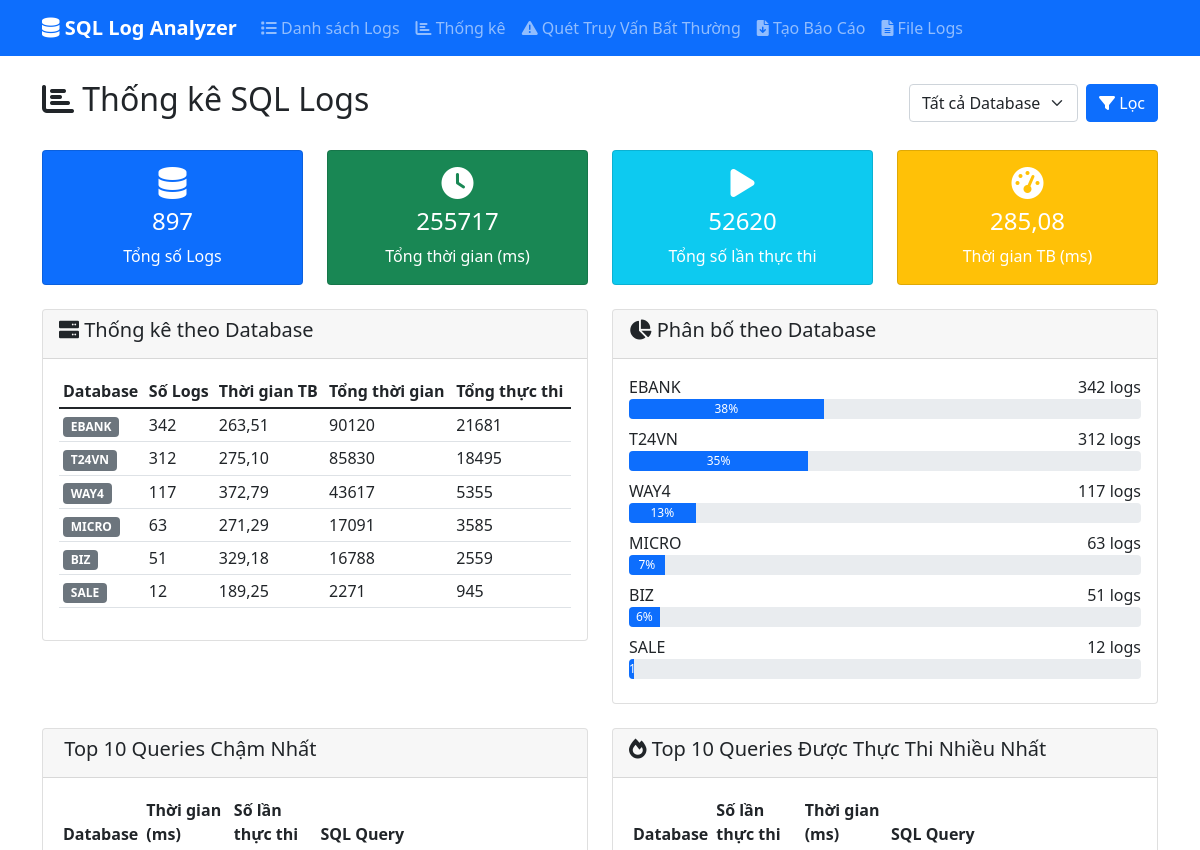
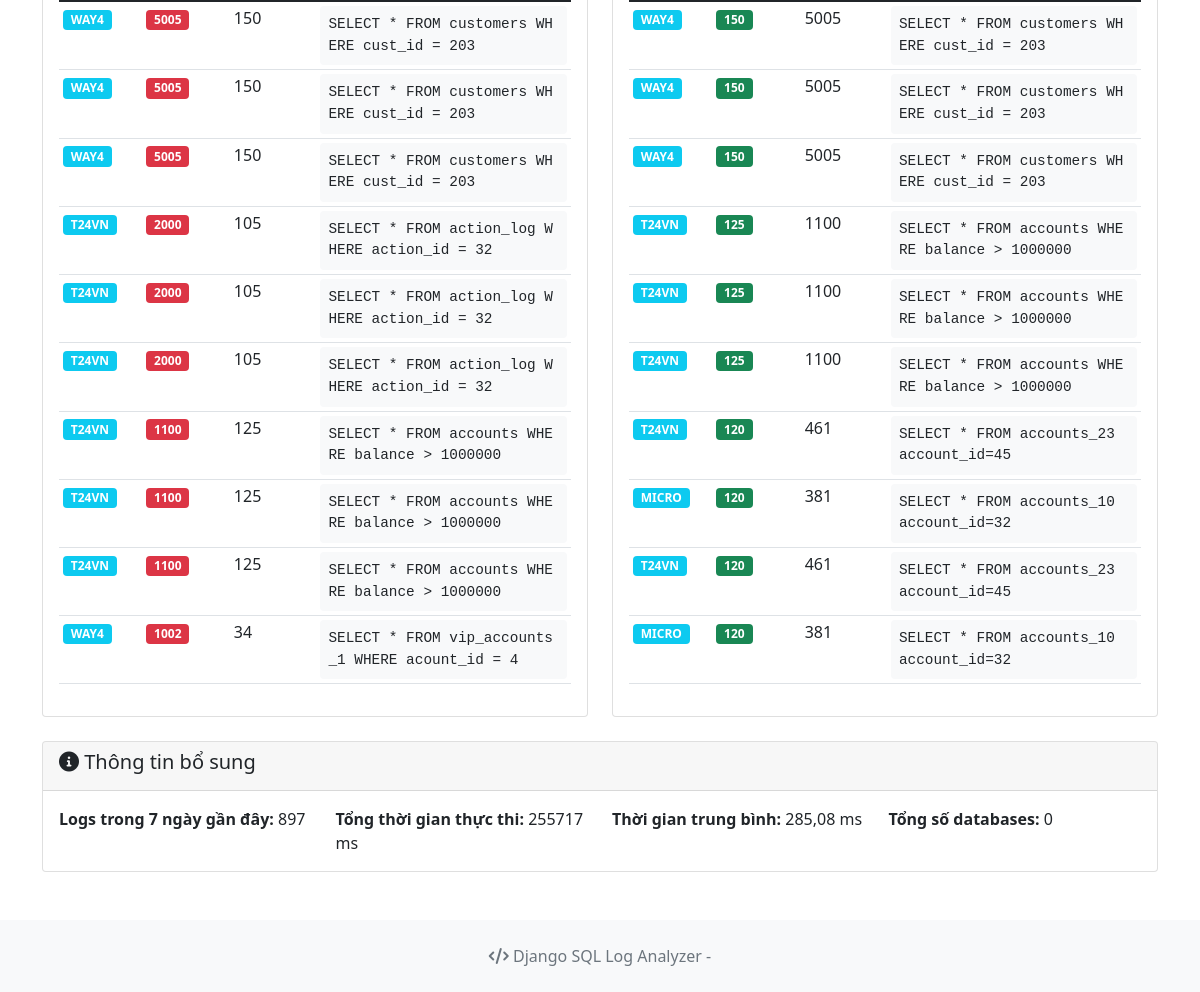
Page /statistics/ on the committed database (2 pictures, top to bottom).
### logs/models.py (models this page shows, shortened)
class SqlLog(models.Model):
    database_name = models.CharField(
        max_length=50,
        verbose_name="Tên Database",
        help_text="Tên của database (VD: T24VN, WAY4, EBANK)"
    )
    sql_query = models.TextField(
        verbose_name="Câu SQL",
        help_text="Câu SQL được thực thi"
    )
    exec_time_ms = models.PositiveIntegerField(
        verbose_name="Thời gian thực thi (ms)",
        help_text="Thời gian thực thi câu SQL tính bằng milliseconds"
    )
    exec_count = models.PositiveIntegerField(
        verbose_name="Số lần thực thi",
        help_text="Số lần câu SQL được thực thi"
    )
    created_at = models.DateTimeField(
        default=timezone.now,
        verbose_name="Thời gian tạo",
        help_text="Thời gian bản ghi được tạo"
    )
    line_number = models.PositiveIntegerField(
        null=True,
        blank=True,
        verbose_name="Số dòng trong file",
        help_text="Số dòng trong file log gốc"
    )
    class Meta:
        verbose_name = "SQL Log"
        verbose_name_plural = "SQL Logs"
        ordering = ['-created_at']
        indexes = [
            models.Index(fields=['database_name']),
            models.Index(fields=['exec_time_ms']),
            models.Index(fields=['exec_count']),
            models.Index(fields=['created_at']),
        ]

### logs/views.py (the view)
# urls.py: path('statistics/', views.statistics, name='statistics'),
def statistics(request):
    database_filter = request.GET.get('database', '')
    logs_query = SqlLog.objects.all()
    if database_filter:
        logs_query = logs_query.filter(database_name=database_filter)
    total_logs = logs_query.count()
    total_exec_time = logs_query.aggregate(total=Sum('exec_time_ms'))['total'] or 0
    total_exec_count = logs_query.aggregate(total=Sum('exec_count'))['total'] or 0
    avg_exec_time = logs_query.aggregate(avg=Avg('exec_time_ms'))['avg'] or 0
    db_stats = SqlLog.objects.values('database_name').annotate(
        count=Count('id'),
        total_exec_time=Sum('exec_time_ms'),
        total_exec_count=Sum('exec_count'),
        avg_exec_time=Avg('exec_time_ms')
    ).order_by('-count')
    databases_with_data = [stat['database_name'] for stat in db_stats if stat['count'] > 0]
    databases_without_data = [stat['database_name'] for stat in db_stats if stat['count'] == 0]
    slowest_queries = logs_query.order_by('-exec_time_ms')[:10]
    most_executed = logs_query.order_by('-exec_count')[:10]
    recent_logs = logs_query.filter(
        created_at__gte=timezone.now() - timezone.timedelta(days=7)
    ).count()
    all_databases = SqlLog.objects.values_list('database_name', flat=True).distinct().order_by('database_name')
    has_data = logs_query.exists() if database_filter else True
    context = {
        'total_logs': total_logs,
        'total_exec_time': total_exec_time,
        'total_exec_count': total_exec_count,
        'avg_exec_time': round(avg_exec_time, 2) if avg_exec_time else 0,
        'db_stats': db_stats,
        'databases_with_data': databases_with_data,
        'databases_without_data': databases_without_data,
        'slowest_queries': slowest_queries,
        'most_executed': most_executed,
        'recent_logs': recent_logs,
        'all_databases': all_databases,
        'selected_database': database_filter,
        'has_data': has_data,
    }
    return render(request, 'logs/statistics.html', context)

### logs/templates/logs/statistics.html (shortened to what this page needs)
{% extends 'logs/base.html' %}
{% block content %}
<div class="row">
    <div class="col-12">
        <div class="d-flex justify-content-between align-items-center mb-4">
            <h2><i class="fas fa-chart-bar"></i> Thống kê SQL Logs</h2>
            <div class="d-flex gap-2">
                <form method="get" class="d-flex">
                    <select name="database" class="form-select me-2" style="width: auto;">
                        <option value="">Tất cả Database</option>
                    </select>
                    <button type="submit" class="btn btn-primary">
                        <i class="fas fa-filter"></i> Lọc
                    </button>
                </form>
            </div>
        </div>
        {% if has_data %}
        <div class="row mb-4">
            <div class="col-md-3">
                <div class="card stats-card bg-primary text-white">
                    <div class="card-body text-center">
                        <i class="fas fa-database fa-2x mb-2"></i>
                        <h4>{{ total_logs|floatformat:0 }}</h4>
                        <p class="mb-0">Tổng số Logs</p>
                    </div>
                </div>
            </div>
            <div class="col-md-3">
                <div class="card stats-card bg-success text-white">
                    <div class="card-body text-center">
                        <i class="fas fa-clock fa-2x mb-2"></i>
                        <h4>{{ total_exec_time|floatformat:0 }}</h4>
                        <p class="mb-0">Tổng thời gian (ms)</p>
                    </div>
                </div>
            </div>
            <div class="col-md-3">
                <div class="card stats-card bg-info text-white">
                    <div class="card-body text-center">
                        <i class="fas fa-play fa-2x mb-2"></i>
                        <h4>{{ total_exec_count|floatformat:0 }}</h4>
                        <p class="mb-0">Tổng số lần thực thi</p>
                    </div>
                </div>
            </div>
            <div class="col-md-3">
                <div class="card stats-card bg-warning text-white">
                    <div class="card-body text-center">
                        <i class="fas fa-tachometer-alt fa-2x mb-2"></i>
                        <h4>{{ avg_exec_time|floatformat:2 }}</h4>
                        <p class="mb-0">Thời gian TB (ms)</p>
                    </div>
                </div>
            </div>
        </div>
        {% endif %}
        {% if has_data %}
        <div class="row">
            <div class="col-md-6">
                <div class="card">
                    <div class="card-header">
                        <h5><i class="fas fa-server"></i> Thống kê theo Database</h5>
                    </div>
                    <div class="card-body">
                        <div class="table-responsive">
                            <table class="table table-sm">
                                <thead>
                                    <tr>
                                        <th>Database</th>
                                        <th>Số Logs</th>
                                        <th>Thời gian TB</th>
                                        <th>Tổng thời gian</th>
                                        <th>Tổng thực thi</th>
                                    </tr>
                                </thead>
                                <tbody>
                                    {% for stat in db_stats %}
                                    <tr>
                                        <td>
                                            <span class="badge bg-secondary">{{ stat.database_name }}</span>
                                        </td>
                                        <td>{{ stat.count }}</td>
                                        <td>{{ stat.avg_exec_time|floatformat:2 }}</td>
                                        <td>{{ stat.total_exec_time|floatformat:0 }}</td>
                                        <td>{{ stat.total_exec_count|floatformat:0 }}</td>
                                    </tr>
                                    {% endfor %}
                                </tbody>
                            </table>
                        </div>
                    </div>
                </div>
            </div>
            <div class="col-md-6">
                <div class="card">
                    <div class="card-header">
                        <h5><i class="fas fa-chart-pie"></i> Phân bố theo Database</h5>
                    </div>
                    <div class="card-body">
                        {% for stat in db_stats %}
                        <div class="mb-2">
                            <div class="d-flex justify-content-between">
                                <span>{{ stat.database_name }}</span>
                                <span>{{ stat.count }} logs</span>
                            </div>
                            <div class="progress" style="height: 20px;">
                                <div class="progress-bar" role="progressbar"
                                     style="width: {% widthratio stat.count total_logs 100 %}%"
                                     aria-valuenow="{{ stat.count }}"
                                     aria-valuemin="0"
                                     aria-valuemax="{{ total_logs }}">
                                    {% widthratio stat.count total_logs 100 %}%
                                </div>
                            </div>
                        </div>
                        {% endfor %}
                    </div>
                </div>
            </div>
        </div>
        {% endif %}
        {% if has_data %}
        <div class="row mt-4">
            <div class="col-md-6">
                <div class="card">
                    <div class="card-header">
                        <h5> Top 10 Queries Chậm Nhất</h5>
                    </div>
                    <div class="card-body">
                        <div class="table-responsive">
                            <table class="table table-sm">
                                <thead>
                                    <tr>
                                        <th>Database</th>
                                        <th>Thời gian (ms)</th>
                                        <th>Số lần thực thi</th>
                                        <th>SQL Query</th>
                                    </tr>
                                </thead>
                                <tbody>
                                    {% for query in slowest_queries %}
                                    <tr>
                                        <td>
                                            <span class="badge bg-info">{{ query.database_name }}</span>
                                        </td>
                                        <td>
                                            <span class="badge bg-danger">{{ query.exec_time_ms|floatformat:0 }}</span>
                                        </td>
                                        <td>{{ query.exec_count }}</td>
                                        <td>
                                            <div class="sql-query" title="{{ query.sql_query }}">
                                                {{ query.sql_query|truncatechars:50 }}
                                            </div>
                                        </td>
                                    </tr>
                                    {% endfor %}
                                </tbody>
                            </table>
                        </div>
                    </div>
                </div>
            </div>
            <div class="col-md-6">
                <div class="card">
                    <div class="card-header">
                        <h5><i class="fas fa-fire"></i> Top 10 Queries Được Thực Thi Nhiều Nhất</h5>
                    </div>
                    <div class="card-body">
                        <div class="table-responsive">
                            <table class="table table-sm">
                                <thead>
                                    <tr>
                                        <th>Database</th>
                                        <th>Số lần thực thi</th>
                                        <th>Thời gian (ms)</th>
                                        <th>SQL Query</th>
                                    </tr>
                                </thead>
                                <tbody>
                                    {% for query in most_executed %}
                                    <tr>
                                        <td>
                                            <span class="badge bg-info">{{ query.database_name }}</span>
                                        </td>
                                        <td>
                                            <span class="badge bg-success">{{ query.exec_count }}</span>
                                        </td>
                                        <td>{{ query.exec_time_ms|floatformat:0 }}</td>
                                        <td>
                                            <div class="sql-query" title="{{ query.sql_query }}">
                                                {{ query.sql_query|truncatechars:50 }}
                                            </div>
                                        </td>
                                    </tr>
                                    {% endfor %}
                                </tbody>
                            </table>
                        </div>
                    </div>
                </div>
            </div>
        </div>
        {% endif %}
        <div class="row mt-4">
            <div class="col-12">
                <div class="card">
                    <div class="card-header">
                        <h5><i class="fas fa-info-circle"></i> Thông tin bổ sung</h5>
                    </div>
                    <div class="card-body">
                        <div class="row">
                            <div class="col-md-3">
                                <strong>Logs trong 7 ngày gần đây:</strong> {{ recent_logs }}
                            </div>
                            <div class="col-md-3">
                                <strong>Tổng thời gian thực thi:</strong> {{ total_exec_time|floatformat:0 }} ms
                            </div>
                            <div class="col-md-3">
                                <strong>Thời gian trung bình:</strong> {{ avg_exec_time|floatformat:2 }} ms
                            </div>
                            <div class="col-md-3">
                                <strong>Tổng số databases:</strong> {{ databases_with_data|length|add:databases_without_data|length }}
                            </div>
                        </div>
                    </div>
                </div>
            </div>
        </div>
    </div>
</div>
{% endblock %}

### logs/templates/logs/base.html (style rules this page uses)
.sql-query { font-family: 'Courier New', monospace; background-color: #f8f9fa; padding: 8px; border-radius: 4px; font-size: 0.9em; word-break: break-all; }
.stats-card { transition: transform 0.2s; }

### rows in the picture
SqlLog: database_name "WAY4", exec_time_ms "5005", exec_count "150", sql_query "SELECT * FROM customers WHERE cust_id = 203"
SqlLog: database_name "WAY4", exec_time_ms "5005", exec_count "150", sql_query "SELECT * FROM customers WHERE cust_id = 203"
SqlLog: database_name "WAY4", exec_time_ms "5005", exec_count "150", sql_query "SELECT * FROM customers WHERE cust_id = 203"
SqlLog: database_name "T24VN", exec_time_ms "2000", exec_count "105", sql_query "SELECT * FROM action_log WHERE action_id = 32"
SqlLog: database_name "T24VN", exec_time_ms "2000", exec_count "105", sql_query "SELECT * FROM action_log WHERE action_id = 32"
SqlLog: database_name "T24VN", exec_time_ms "2000", exec_count "105", sql_query "SELECT * FROM action_log WHERE action_id = 32"
SqlLog: database_name "T24VN", exec_time_ms "1100", exec_count "125", sql_query "SELECT * FROM accounts WHERE balance > 1000000"
SqlLog: database_name "T24VN", exec_time_ms "1100", exec_count "125", sql_query "SELECT * FROM accounts WHERE balance > 1000000"
SqlLog: database_name "T24VN", exec_time_ms "1100", exec_count "125", sql_query "SELECT * FROM accounts WHERE balance > 1000000"
SqlLog: database_name "WAY4", exec_time_ms "1002", exec_count "34", sql_query "SELECT * FROM vip_accounts_1 WHERE acount_id = 4"
SqlLog: database_name "T24VN", exec_count "120", exec_time_ms "461", sql_query "SELECT * FROM accounts_23 account_id=45"
SqlLog: database_name "MICRO", exec_count "120", exec_time_ms "381", sql_query "SELECT * FROM accounts_10 account_id=32"
SqlLog: database_name "T24VN", exec_count "120", exec_time_ms "461", sql_query "SELECT * FROM accounts_23 account_id=45"
SqlLog: database_name "MICRO", exec_count "120", exec_time_ms "381", sql_query "SELECT * FROM accounts_10 account_id=32"

### other values in the picture
{{ total_logs|floatformat:0 }} "897"
{{ total_exec_time|floatformat:0 }} "255717"
{{ total_exec_count|floatformat:0 }} "52620"
{{ avg_exec_time|floatformat:2 }} "285,08"
{{ stat.database_name }} "EBANK" "T24VN" "WAY4" "MICRO" "BIZ" "SALE"
{{ stat.count }} "342" "312" "117" "63" "51" "12"
{{ stat.avg_exec_time|floatformat:2 }} "263,51" "275,10" "372,79" "271,29" "329,18" "189,25"
{{ stat.total_exec_time|floatformat:0 }} "90120" "85830" "43617" "17091" "16788" "2271"
{{ stat.total_exec_count|floatformat:0 }} "21681" "18495" "5355" "3585" "2559" "945"
{{ recent_logs }} "897"
{{ databases_with_data|length|add:databases_without_data|length }} "0"
